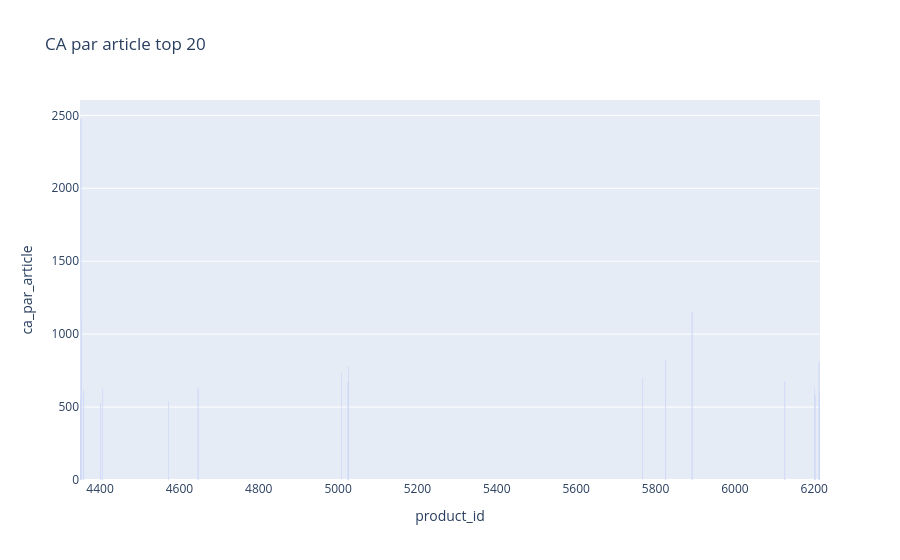

The notebook cell saved with this chart:
### Code cell
###############################
# Palmarès des articles en CA #
###############################

#Effectuer le tri dans l'ordre décroissant du CA du dataset df_merge
df_merge = df_merge.sort_values(by='ca_par_article',ascending=False).reset_index(drop=True)
#Réinitialiser l'index du dataset par un reset_index

#Afficher les 20 premiers articles en CA
top20 = df_merge.head(20)
print(top20)
#Graphique en barre des 20 premiers articles avec plotly express

### Figure 1 — Plotly figure (JSON) as saved in the notebook; plotly's stock layout.template omitted (floating-point values rounded to 4 significant figures)
{"data": [{"hovertemplate": "product_id=%{x}<br>ca_par_article=%{y}<extra></extra>", "legendgroup": "", "marker": {"color": "#636efa", "pattern": {"shape": ""}}, "name": "", "orientation": "v", "showlegend": false, "textposition": "auto", "type": "bar", "x": [4352.0, 5892.0, 4353.0, 5826.0, 6212.0, 5026.0, 5008.0, 5767.0, 6126.0, 5025.0, 6201.0, 4406.0, 4647.0, 4358.0, 4359.0, 6214.0, 6202.0, 4350.0, 4573.0, 4402.0], "xaxis": "x", "y": [2475.0, 1148.0, 1113.0, 824.0, 805.0, 781.2, 735.0, 700.0, 675.0, 672.0, 633.6, 628.0, 627.0, 616.0, 599.2, 594.0, 582.0, 556.5, 537.6, 528.0], "yaxis": "y"}], "layout": {"barmode": "relative", "legend": {"tracegroupgap": 0}, "title": {"text": "CA par article top 20"}, "xaxis": {"anchor": "y", "domain": [0, 1], "title": {"text": "product_id"}}, "yaxis": {"anchor": "x", "domain": [0, 1], "title": {"text": "ca_par_article"}}}}
